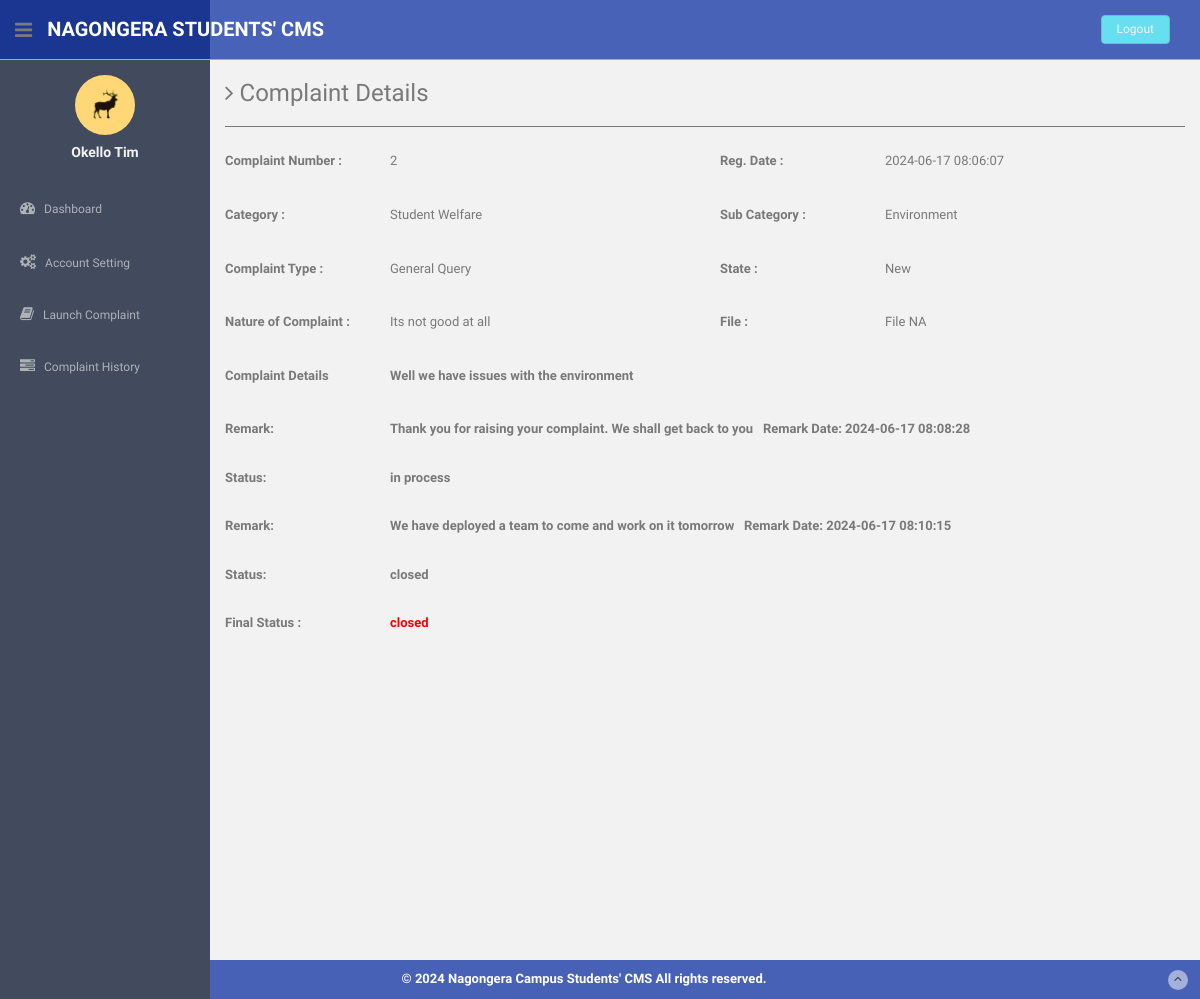
Page /users/complaint-details.php?cid=2 (signed in) on the committed database.
### tables this page shows
CREATE TABLE `users` (
  `id` int(11) NOT NULL,
  `fullName` varchar(255) DEFAULT NULL,
  `userEmail` varchar(255) DEFAULT NULL,
  `password` varchar(255) DEFAULT NULL,
  `contactNo` bigint(11) DEFAULT NULL,
  `address` tinytext DEFAULT NULL,
  `State` varchar(255) DEFAULT NULL,
  `country` varchar(255) DEFAULT NULL,
  `pincode` int(6) DEFAULT NULL,
  `userImage` varchar(255) DEFAULT NULL,
  `regDate` timestamp NOT NULL DEFAULT current_timestamp(),
  `updationDate` timestamp NOT NULL DEFAULT '0000-00-00 00:00:00' ON UPDATE current_timestamp(),
  `status` int(1) NOT NULL
);

CREATE TABLE `tblcomplaints` (
  `complaintNumber` int(11) NOT NULL,
  `userId` int(11) NOT NULL,
  `category` int(11) NOT NULL,
  `subcategory` varchar(255) NOT NULL,
  `complaintType` varchar(255) NOT NULL,
  `state` varchar(255) NOT NULL,
  `noc` varchar(255) NOT NULL,
  `complaintDetails` mediumtext NOT NULL,
  `complaintFile` varchar(255) DEFAULT NULL,
  `regDate` timestamp NOT NULL DEFAULT current_timestamp(),
  `status` varchar(50) DEFAULT NULL,
  `lastUpdationDate` timestamp NOT NULL DEFAULT '0000-00-00 00:00:00' ON UPDATE current_timestamp()
);

CREATE TABLE `category` (
  `id` int(11) NOT NULL,
  `categoryName` varchar(255) NOT NULL,
  `categoryDescription` text NOT NULL,
  `creationDate` timestamp NOT NULL DEFAULT current_timestamp(),
  `updationDate` varchar(255) NOT NULL
);

CREATE TABLE `complaintremark` (
  `id` int(11) NOT NULL,
  `complaintNumber` int(11) NOT NULL,
  `status` varchar(255) NOT NULL,
  `remark` mediumtext NOT NULL,
  `remarkDate` timestamp NOT NULL DEFAULT current_timestamp()
);

### users/complaint-details.php (the view, shortened to what this page needs)
<?php session_start();
include('includes/config.php');
if(strlen($_SESSION['login'])==0)
  {
header('location:index.php');
}
else{ ?>
<!DOCTYPE html>
<html lang="en">
  <head>
    <link href="assets/css/bootstrap.css" rel="stylesheet">
    <link href="assets/font-awesome/css/font-awesome.css" rel="stylesheet" />
    <link href="assets/css/style.css" rel="stylesheet">
    <link href="assets/css/style-responsive.css" rel="stylesheet">
  </head>
  <body>
  <section id="container" >
<?php include('includes/header.php');?>
<?php include('includes/sidebar.php');?>
      <section id="main-content">
          <section class="wrapper site-min-height">
          	<h3><i class="fa fa-angle-right"></i> Complaint Details</h3>
            <hr />
 <?php $query=mysqli_query($bd, "select tblcomplaints.*,category.categoryName as catname from tblcomplaints join category on category.id=tblcomplaints.category where userId='".$_SESSION['id']."' and complaintNumber='".$_GET['cid']."'");
while($row=mysqli_fetch_array($query))
{?>
          	<div class="row mt">
            <label class="col-sm-2 col-sm-2 control-label"><b>Complaint Number : </b></label>
          		<div class="col-sm-4">
          		<p><?php echo htmlentities($row['complaintNumber']);?></p>
          		</div>
<label class="col-sm-2 col-sm-2 control-label"><b>Reg. Date :</b></label>
              <div class="col-sm-4">
              <p><?php echo htmlentities($row['regDate']);?></p>
              </div>
          	</div>
<div class="row mt">
            <label class="col-sm-2 col-sm-2 control-label"><b>Category :</b></label>
              <div class="col-sm-4">
              <p><?php echo htmlentities($row['catname']);?></p>
              </div>
<label class="col-sm-2 col-sm-2 control-label"><b>Sub Category :</b> </label>
              <div class="col-sm-4">
              <p><?php echo htmlentities($row['subcategory']);?></p>
              </div>
            </div>
  <div class="row mt">
            <label class="col-sm-2 col-sm-2 control-label"><b>Complaint Type :</b></label>
              <div class="col-sm-4">
              <p><?php echo htmlentities($row['complaintType']);?></p>
              </div>
<label class="col-sm-2 col-sm-2 control-label"><b>State :</b></label>
              <div class="col-sm-4">
              <p><?php echo htmlentities($row['state']);?></p>
              </div>
            </div>
  <div class="row mt">
            <label class="col-sm-2 col-sm-2 control-label"><b>Nature of Complaint :</b></label>
              <div class="col-sm-4">
              <p><?php echo htmlentities($row['noc']);?></p>
              </div>
<label class="col-sm-2 col-sm-2 control-label"><b>File :</b></label>
              <div class="col-sm-4">
              <p><?php $cfile=$row['complaintFile'];
if($cfile=="" || $cfile=="NULL")
{
  echo htmlentities("File NA");
}
else{ ?>
<a href="complaintdocs/<?php echo htmlentities($row['complaintFile']);?>"> View File</a>
<?php } ?>
              </p>
              </div>
            </div>
 <div class="row mt">
            <label class="col-sm-2 col-sm-2 control-label"><b>Complaint Details </label>
              <div class="col-sm-10">
              <p><?php echo htmlentities($row['complaintDetails']);?></p>
              </div>
            </div>
<?php $ret=mysqli_query($bd, "select complaintremark.remark as remark,complaintremark.status as sstatus,complaintremark.remarkDate as rdate from complaintremark join tblcomplaints on tblcomplaints.complaintNumber=complaintremark.complaintNumber where complaintremark.complaintNumber='".$_GET['cid']."'");
while($rw=mysqli_fetch_array($ret))
{
?>
 <div class="row mt">
<label class="col-sm-2 col-sm-2 control-label"><b>Remark:</b></label>
              <div class="col-sm-10">
   <?php echo  htmlentities($rw['remark']); ?>&nbsp;&nbsp; <b>Remark Date: <?php echo  htmlentities($rw['rdate']); ?></b>
              </div>
            </div>
 <div class="row mt">
<label class="col-sm-2 col-sm-2 control-label"><b>Status:</b></label>
              <div class="col-sm-10">
 <?php echo  htmlentities($rw['sstatus']); ?>
              </div>
            </div>
<?php } ?>
 <div class="row mt">
<label class="col-sm-2 col-sm-2 control-label"><b>Final Status :</b></label>
              <div class="col-sm-4">
              <p style="color:red"><?php
if($row['status']=="NULL" || $row['status']=="" )
{
echo "Not Process yet";
} else{
              echo htmlentities($row['status']);
}
              ?></p>
              </div>
            </div>
<?php } ?>
		</section><! --/wrapper -->
      </section>
<?php include('includes/footer.php');?>
  </section>
  </body>
</html>
<?php } ?>

### users/includes/sidebar.php (shortened to what this page needs)
<aside>
          <div id="sidebar"  class="nav-collapse ">
              <ul class="sidebar-menu" id="nav-accordion">
              	  <p class="centered"><a href="profile.html"><img src="assets/img/ui-sam.jpg" class="img-circle" width="60"></a></p>
                   <?php $query=mysqli_query($bd, "select fullName from users where userEmail='".$_SESSION['login']."'");
 while($row=mysqli_fetch_array($query))
 {
 ?>
              	  <h5 class="centered"><?php echo htmlentities($row['fullName']);?></h5>
                  <?php } ?>
                  <li class="mt">
                      <a href="dashboard.php">
                          <i class="fa fa-dashboard"></i>
                          <span>Dashboard</span>
                      </a>
                  </li>
                  <li class="sub-menu">
                      <a href="javascript:;" >
                          <i class="fa fa-cogs"></i>
                          <span>Account Setting</span>
                      </a>
                  </li>
                  <li class="sub-menu">
                      <a href="register-complaint.php" >
                          <i class="fa fa-book"></i>
                          <span>Launch Complaint</span>
                      </a>
                    </li>
                  <li class="sub-menu">
                      <a href="complaint-history.php" >
                          <i class="fa fa-tasks"></i>
                          <span>Complaint History</span>
                      </a>
                  </li>
              </ul>
          </div>
      </aside>

### users/assets/css/style.css (style rules this page uses)
body { color: #797979; background: #f2f2f2; font-family: 'Ruda', sans-serif; padding: 0px !important; margin: 0px !important; font-size:13px; }
ul li { list-style: none; }
a, a:hover, a:focus { text-decoration: none; outline: none; }
#container { width: 100%; height: 100%; }
hr { margin-top: 20px; margin-bottom: 20px; border: 0; border-top: 1px solid #797979; }
.centered { text-align: center; }
.mt { margin-top: 25px; }
#sidebar { width: 210px; height: 100%; position: fixed; background: #424a5d; }
#sidebar h5 { color: #f2f2f2; font-weight: 700; }
#sidebar ul li { position: relative; }
ul.sidebar-menu , ul.sidebar-menu li ul.sub { margin: -2px 0 0; padding: 0; }
ul.sidebar-menu { margin-top: 75px; }
ul.sidebar-menu li { margin-bottom: 5px; margin-left:10px; margin-right:10px; }
ul.sidebar-menu li.sub-menu { line-height: 15px; }
ul.sidebar-menu li a span { display: inline-block; }
ul.sidebar-menu li a { color: #aeb2b7; text-decoration: none; display: block; padding: 15px 0 15px 10px; font-size: 12px; outline: none; -webkit-transition: all 0.3s ease; -moz-transition: all 0.3s ease; -o-transition: all 0.3s ease; -ms-transition: all 0.3s ease; transition: all 0.3s ease; }
ul.sidebar-menu li a i { font-size: 15px; padding-right: 6px; }
#main-content { margin-left: 210px; }
.wrapper { display: inline-block; margin-top: 60px; padding-left: 15px; padding-right: 15px; padding-bottom: 15px; padding-top: 0px; width: 100%; }
label { font-weight: 400; }
.site-min-height { min-height: 900px; }

### rows in the picture
users: fullName "Okello Tim"
tblcomplaints: complaintNumber "2", regDate "2024-06-17 08:06:07", category.categoryName "Student Welfare", subcategory "Environment", complaintType "General Query", state "New", noc "Its not good at all", complaintDetails "Well we have issues with the environment", status "closed"
complaintremark: remark "Thank you for raising your complaint. We shall get back to you", remarkDate "2024-06-17 08:08:28", status "in process"
complaintremark: remark "We have deployed a team to come and work on it tomorrow", remarkDate "2024-06-17 08:10:15", status "closed"
